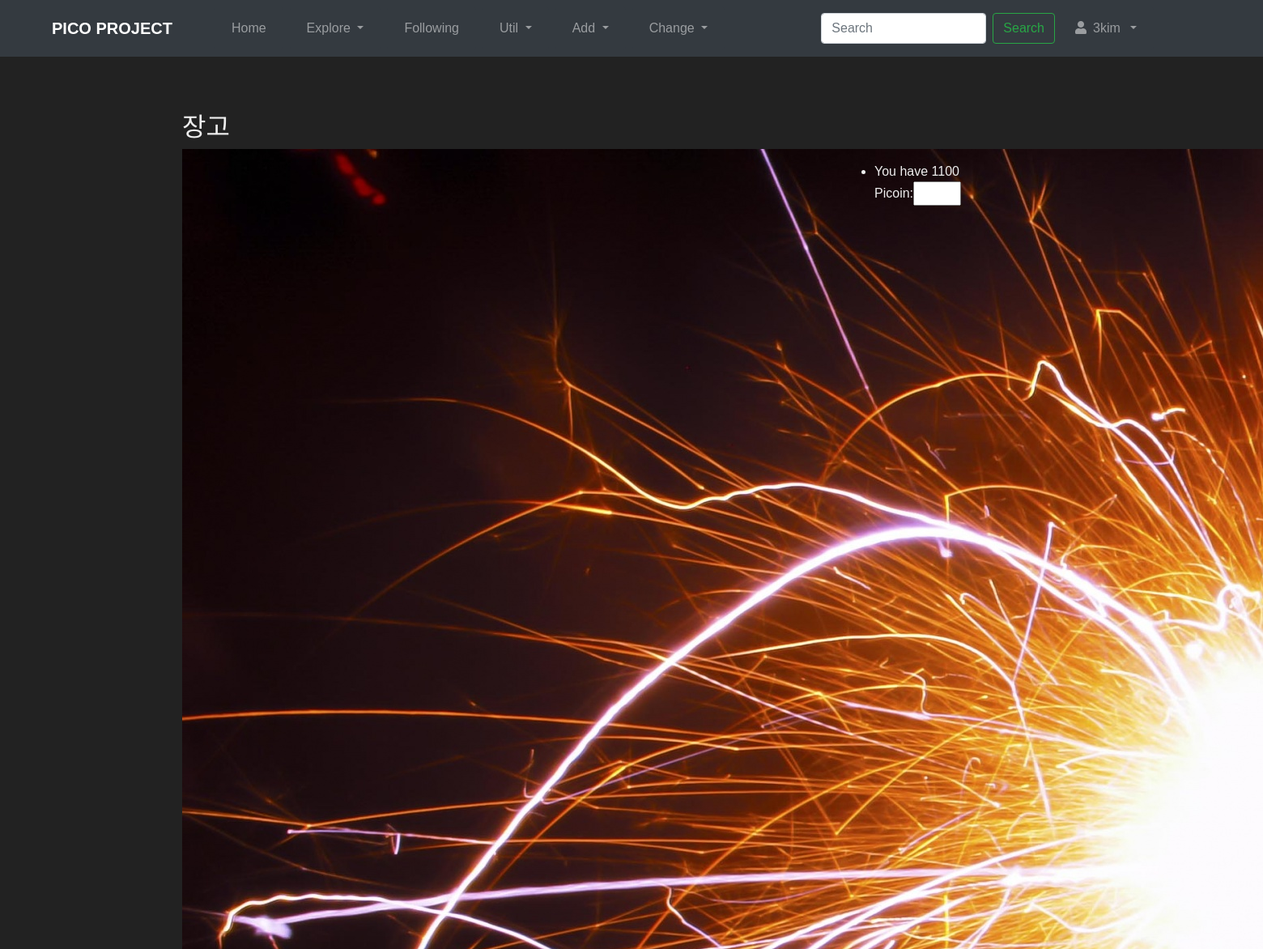
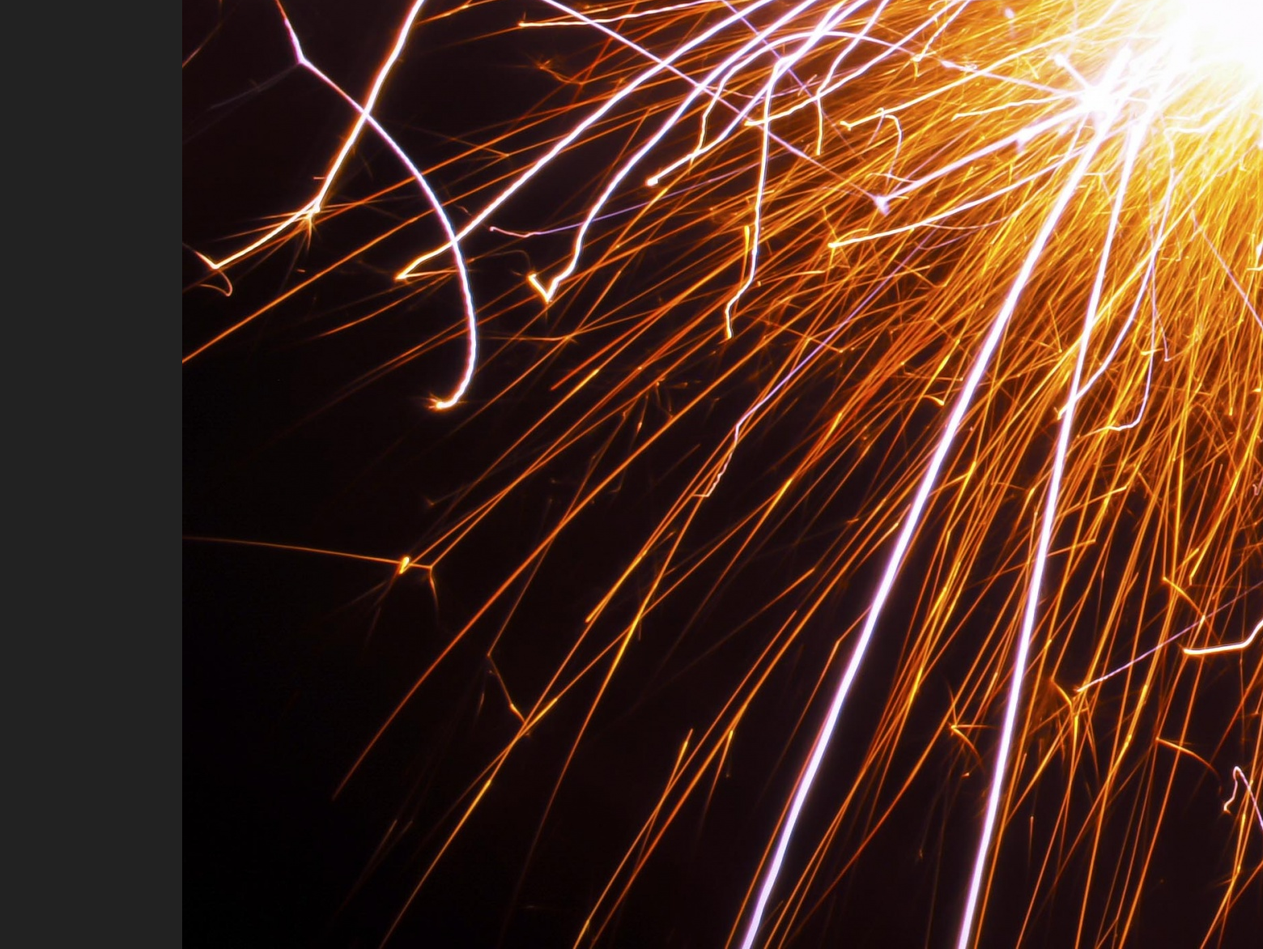
The app's page /explore/5/donate (signed in) with its own data (2 pictures, top to bottom).
### photo/models.py (models this page shows, shortened)
class Photo(models.Model):
    title = models.CharField('TITLE', max_length=30)
    description = models.TextField('Photo Description', blank=True)
    tags = TaggableManager(blank=True)
    PICOIN = models.PositiveIntegerField(default=0, verbose_name='PICOIN')
    image = models.ImageField('IMAGE', upload_to='SorlPhoto/%Y')
    upload_dt = models.DateTimeField('Upload Date', auto_now_add=True)
    owner = models.ForeignKey(User, on_delete=models.CASCADE, verbose_name='OWNER', blank=True, null=True)

### core/models.py (models this page shows, shortened)
class Profile(models.Model):
    user = models.OneToOneField(User, on_delete=models.CASCADE)
    followers = models.ManyToManyField(User, related_name='user_followers')
    following = models.ManyToManyField(User, related_name='user_following')
    PICOIN = models.PositiveIntegerField(default=0, verbose_name='PICOIN')

### photo/views.py (the view, shortened to what this page needs)
# urls.py: path('<int:pk>/donate', views.PhotoDonateDetailView.as_view(), name='photo_donate'),
class PhotoDonateDetailView(OtherOnlyMixin, DetailView):
    model = Photo
    template_name = 'photo/photo_donate.html'
    def get_context_data(self, **kwargs):
        context = super(PhotoDonateDetailView, self).get_context_data(**kwargs)
        context['form'] = DonateForm()
        return context

### core/forms.py
class DonateForm(forms.Form):
    PICOIN = forms.IntegerField(max_value=2000, min_value=1)

### PICO_PROJECT/views.py (called while the page is built)
    def dispatch(self, request, *args, **kwargs):
        obj = self.get_object()
        if request.user == obj.owner:
            return self.handle_no_permission()
        return super().dispatch(request, *args, **kwargs)

### photo/templates/photo/photo_donate.html (shortened to what this page needs)
{% extends "base.html" %}
{% block content %}
<h2 class="mt-5">{{ object.title }}</h2>
<div class="row">
    <div class="col-md-9">
        <a href="{{ object.image.url }}">
            <img src="{{ object.image.url }}" sylte="width: 100%;">
        </a>
    </div>
    <ul class="col-md-3 mt-3">
        <li>
            You have {{ request.user.profile.PICOIN }}
            <br>
            <form action="" method="POST">
                {{ form.as_table }}
            </form>
        </li>
    </ul>
</div>
{% endblock %}

### templates/base.html (shortened to what this page needs)
<!DOCTYPE html>
<html lang="ko">
<head>
    <link rel="stylesheet" href="https://stackpath.bootstrapcdn.com/bootstrap/4.3.1/css/bootstrap.min.css">
    <link rel="stylesheet" href="https://cdnjs.cloudflare.com/ajax/libs/font-awesome/5.8.2/css/all.min.css" />
</head>
<body style="padding-top:90px; color: #eee; background-color: #222; margin: auto; font-family: 'Lucida Grande', Verdana, Arial, sans-serif;">
    <nav class="navbar navbar-dark bg-dark navbar-expand-lg fixed-top">
      <span class="navbar-brand mx-5 mb-0 font-weight-bold">PICO PROJECT</span>
      <div class="collapse navbar-collapse" id="navbarSupportedContent">
        <ul class="navbar-nav mr-auto">
          <li class="nav-item btn btn-dark mx-1">
            <a class="nav-link" href="{% url 'home' %}">Home<span class="sr-only">(current)</span></a>
          </li>
          <li class="nav-item dropdown btn btn-dark mx-1">
            <a class="nav-link dropdown-toggle" href="#" id="navbarDropdown" role="button" data-toggle="dropdown" aria-haspopup="true" aria-expanded="false">
                Explore
              </a>
          </li>
          <li class="nav-item btn btn-dark mx-1">
            <a class="nav-link" href="{% url 'photo:follow' %}">Following<span class="sr-only">(current)</span></a>
          </li>
          <li class="nav-item dropdown btn btn-dark mx-1">
            <a class="nav-link dropdown-toggle" href="#" id="navbarDropdown" role="button" data-toggle="dropdown" aria-haspopup="true" aria-expanded="false">
                Util
              </a>
          </li>
          <li class="nav-item dropdown btn btn-dark mx-1">
            <a class="nav-link dropdown-toggle" href="#" id="navbarDropdown" role="button" data-toggle="dropdown" aria-haspopup="true" aria-expanded="false">
                Add
              </a>
          </li>
          <li class="nav-item dropdown btn btn-dark mx-1">
            <a class="nav-link dropdown-toggle" href="#" id="navbarDropdown" role="button" data-toggle="dropdown" aria-haspopup="true" aria-expanded="false">
                Change
              </a>
          </li>
        </ul>
        <form class="form-inline my-2 my-lg-0" action="{% url 'search' %}" method="GET">
          <input class="form-control mr-sm-2" type="search" placeholder="Search" aria-label="Search" name="search_word" value="{{ search_word }}" required>
          <button class="btn btn-outline-success my-2 my-sm-0" type="submit">Search</button>
        </form>
        <ul class="navbar-nav mr-auto">
          <li class="nav-item dropdown mx-1 btn btn-dark">
            {% if user.is_active %}
            <a class="nav-link dropdown-toggle" href="#" data-toggle="dropdown"><i class="fas fa-user"></i>&ensp;{% firstof user.get_short_name user.get_username %}&ensp;</a>
            {% else %}
            <a href="#" class="nav-link dropdown-toggle" data-toggle="dropdown"><i class="fas fa-user"></i>&ensp;Anonymous&ensp;</a>
            <div class="dropdown-menu">
              <a href="{% url 'login' %}" class="dropdown-item">Login</a>
              <a href="{% url 'register' %}" class="dropdown-item">Register</a>
            </div>
            {% endif %}
          </li>
        </ul>
      </div>
    </nav>
    <div class="container">
      {% block content %}{% endblock %}
    </div>
  </body>
</html>

### records on screen
Photo: title "장고", image (picture)

### other values on screen
{{ request.user.profile.PICOIN }} "1100"
